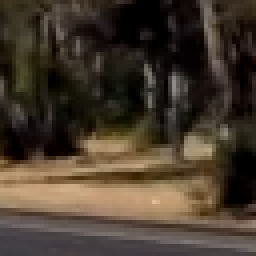
#> input picture 5_vehicle_detection/train/non-vehicles/Extras/extra2948.png, 64 x 64 px (shown 4 times larger); its folder holds only this picture in this run
$ jupyter execute --allow-errors project.ipynb   (shell and % lines are left out)   (older library calls are emulated)
#> lines starting #> are read from the running program, lines starting #| are printed output that depends on the picture
# Vehicle Detection

First, I'll load all the images from the train set

[cell 1]
import matplotlib.image as mpimg
import numpy as np

import cv2
import glob

def load_images(category):
    filenames = glob.glob('train/'+category+'/**/*.png', recursive=True)

    images = []
    for f in filenames:
        img = mpimg.imread(f)
        images.append(img)

    return images

vehicles = load_images('vehicles')
non_vehicles = load_images('non-vehicles')
#> call 2 of load_images, with category = 'non-vehicles'
#> in load_images, img is the input picture: shape (64, 64, 3) float32; mean R, G, B 0.276, 0.229, 0.178
#> non_vehicles = 2 items

Then, I'll Perform a Histogram of Oriented Gradients (HOG) feature extraction on those images

[cell 2]
from skimage.feature import hog

# Define a function to return HOG features and visualization
def get_hog_features(img, orient, pix_per_cell, cell_per_block, vis=False, feature_vec=True):
    if vis == True:
        # Use skimage.hog() to get both features and a visualization
        features, hog_image = hog(img, orientations=orient,
        pixels_per_cell=(pix_per_cell, pix_per_cell),
        cells_per_block=(cell_per_block, cell_per_block),
        visualise=vis, feature_vector=feature_vec)

        return features, hog_image
    else:
        features = hog(img, orientations=orient,
        pixels_per_cell=(pix_per_cell, pix_per_cell),
        cells_per_block=(cell_per_block, cell_per_block),
        visualise=vis, feature_vector=feature_vec)

        return features

[cell 3]
import matplotlib.pyplot as plt

# [31 lines left out: function graph, not called in this run]
#> (the rest of this cell did not finish here and is left out)

[cell 4]
# Define a function to compute binned color features
def bin_spatial(img, size=(32, 32)):
    # Use cv2.resize().ravel() to create the feature vector
    features = cv2.resize(img, size).ravel()
    return features

# Define a function to compute color histogram features
def color_hist(img, nbins=32, bins_range=(0, 256)):
    # Compute the histogram of the color channels separately
    channel1_hist = np.histogram(img[:,:,0], bins=nbins)
    channel2_hist = np.histogram(img[:,:,1], bins=nbins)
    channel3_hist = np.histogram(img[:,:,2], bins=nbins)
    # Concatenate the histograms into a single feature vector
    hist_features = np.concatenate((channel1_hist[0], channel2_hist[0], channel3_hist[0]))
    # Return the individual histograms, bin_centers and feature vector
    return hist_features

[cell 5]
orient = 9
pix_per_cell = 8
cell_per_block = 2

spatial_size=(32, 32)
hist_bins= 32
hist_range=(0, 256)

def get_images_features(images, feature_vec=True):
#> called with feature_vec = True
    ret = []
    d = {}
    count = 0
    for im in images:
        im_ycr = cv2.cvtColor(im, cv2.COLOR_RGB2YCR_CB)

        bin_features = bin_spatial(im_ycr, spatial_size)
        color_hist_features = color_hist(im_ycr, nbins=hist_bins, bins_range=hist_range)

        ch1 = im_ycr[:,:,0]
        ch2 = im_ycr[:,:,1]
        ch3 = im_ycr[:,:,2]

        hog_features1 = get_hog_features(ch1, orient=orient, pix_per_cell=pix_per_cell,
                                    cell_per_block=cell_per_block, vis=False, feature_vec=feature_vec)
        hog_features2 = get_hog_features(ch2, orient=orient, pix_per_cell=pix_per_cell,
                                    cell_per_block=cell_per_block, vis=False, feature_vec=feature_vec)
        hog_features3 = get_hog_features(ch3, orient=orient, pix_per_cell=pix_per_cell,
                                    cell_per_block=cell_per_block, vis=False, feature_vec=feature_vec)

        features = np.hstack((hog_features1, hog_features2, hog_features3, bin_features, color_hist_features))

        ret.append(features)

# [7 lines of commented-out code are left out]
    return ret

[cell 6]
car_features = get_images_features(vehicles)
notcar_features = get_images_features(non_vehicles)
#> call 2 of get_images_features, with feature_vec = True
#> the loop in get_images_features (call 2), `for im in images:` made 2 passes
#> pass 1, in get_images_features (call 2), `ch1 = im_ycr[:,:,0]`:
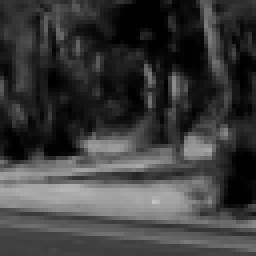
#> ch1: shape (64, 64) float32 (shown 4 times larger); min 0, max 0.765, mean 0.237
#> pass 1, in get_images_features (call 2), `ch2 = im_ycr[:,:,1]`:
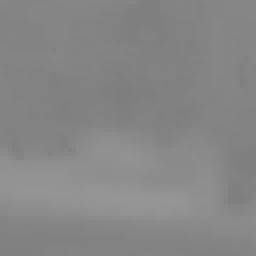
#> ch2: shape (64, 64) float32 (shown 4 times larger); min 0.495, max 0.591, mean 0.528
#> pass 1, in get_images_features (call 2), `ch3 = im_ycr[:,:,2]`:
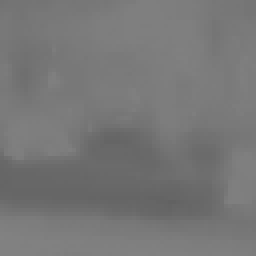
#> ch3: shape (64, 64) float32 (shown 4 times larger); min 0.388, max 0.51, mean 0.467
#> after the loop in get_images_features (call 2), `for im in images:`:
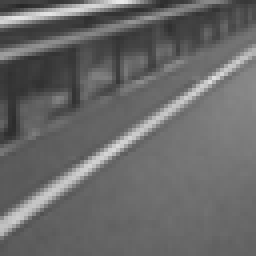
#> ch1: shape (64, 64) float32 (shown 4 times larger); min 0.153, max 0.914, mean 0.411
#> after the loop in get_images_features (call 2), `for im in images:`:
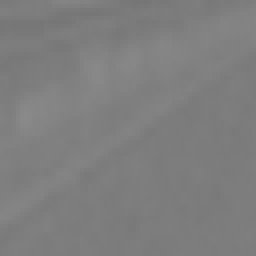
#> ch2: shape (64, 64) float32 (shown 4 times larger); min 0.463, max 0.544, mean 0.496
#> after the loop in get_images_features (call 2), `for im in images:`: im_ycr: shape (64, 64, 3) float32; mean of channels 0, 1, 2 0.411, 0.496, 0.483
#> notcar_features = 2 items

Next, I will build the labels vector and split the data

[cell 7]
import numpy as np
import warnings
warnings.filterwarnings("ignore", category=DeprecationWarning)

# Define a labels vector based on features lists
y = np.hstack((np.ones(len(car_features)),
              np.zeros(len(notcar_features))))
#> y = [0, 0]
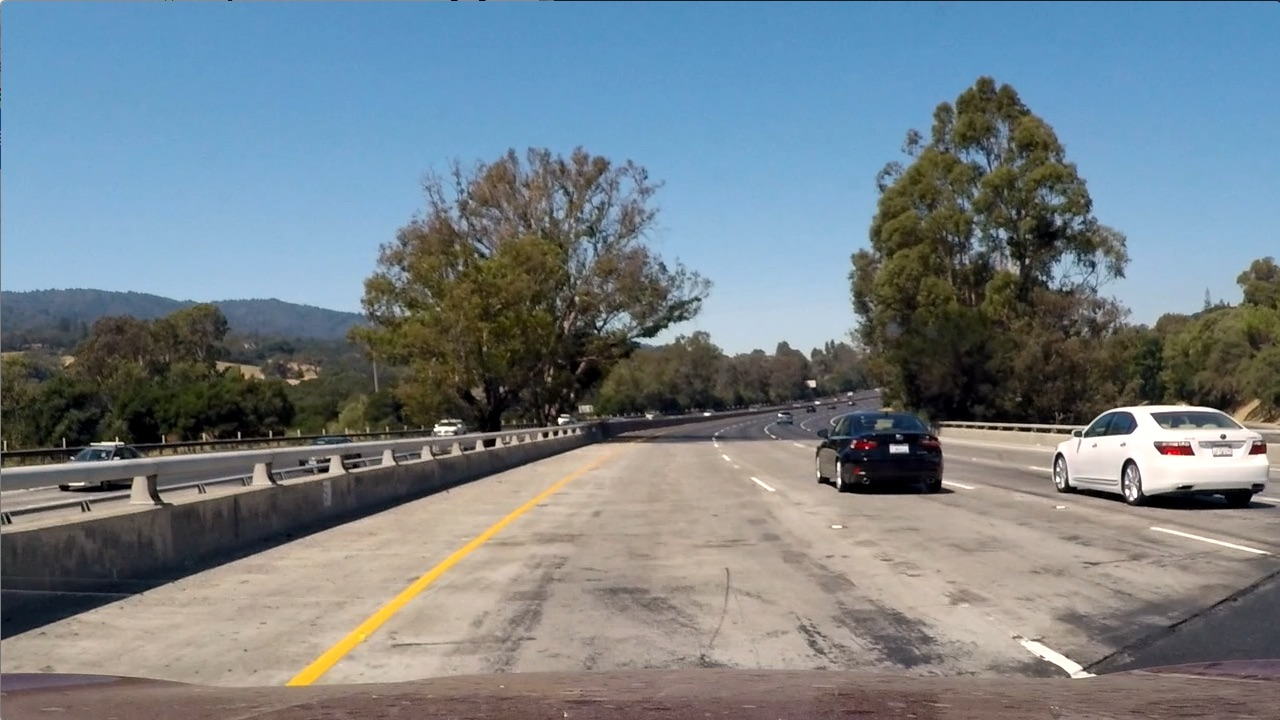
#> input picture 5_vehicle_detection/test_images/test1.jpg, 1280 x 720 px
#> further down, test_image is the input picture: shape (720, 1280, 3); mean R, G, B 117.5, 128.7, 135.5

from sklearn.preprocessing import StandardScaler
# Create an array stack of feature vectors
#> (the rest of this cell did not finish here and is left out)

Train/test the model

[cell 8]
from sklearn.svm import LinearSVC
# Use a linear SVC (support vector classifier)
svc = LinearSVC()
#> (the rest of this cell did not finish here and is left out)

Apply sliding window techniques to the images

[cell 9]
def draw_boxes(img, bboxes, color=(0, 0, 255), thick=6):
    # Make a copy of the image
    imcopy = np.copy(img)
    # Iterate through the bounding boxes
    for bbox in bboxes:
        # Draw a rectangle given bbox coordinates
        cv2.rectangle(imcopy, bbox[0], bbox[1], color, thick)
    # Return the image copy with boxes drawn
    return imcopy

# Define a function that takes an image,
# start and stop positions in both x and y,
# window size (x and y dimensions),
# and overlap fraction (for both x and y)
def slide_window(img, x_start_stop=[None, None], y_start_stop=[None, None],
                    xy_window=(64, 64), xy_overlap=(0.5, 0.5)):
    # If x and/or y start/stop positions not defined, set to image size
#> called with xy_window = (128, 128), xy_overlap = (0.5, 0.5)
    if x_start_stop == [None, None]:
        x_start_stop = [0, img.shape[1]]
#> x_start_stop = [0, 1280]

    if y_start_stop == [None, None]:
        y_start_stop = [0, img.shape[0]]
#> y_start_stop = [0, 720]

    # Compute the span of the region to be searched
    spanx = x_start_stop[1] - x_start_stop[0]
#> spanx = 1280
    spany = y_start_stop[1] - y_start_stop[0]
#> spany = 720

    # Compute the number of pixels per step in x/y
    stepx = int(xy_window[0]*xy_overlap[0])
    stepy = int(xy_window[1]*xy_overlap[1])

    # Compute the number of windows in x/y
    nx = int((spanx-stepx)/stepx)
#> nx = 19
    ny = int((spany-stepy)/stepy)
#> ny = 10

    # Initialize a list to append window positions to
    window_list = []
    for i in range(ny):
        for j in range(nx):
            x = x_start_stop[0] + j*stepx
            y = y_start_stop[0] + i*stepy
            window_list.append( ((x, y), (x+xy_window[0], y+xy_window[1])) )

    return window_list

[cell 10]
test_image = mpimg.imread('test_images/test1.jpg')
windows = slide_window(test_image, x_start_stop=[None, None], y_start_stop=[None, None],
                    xy_window=(128, 128), xy_overlap=(0.5, 0.5))
#> windows = 190 items

window_img = draw_boxes(test_image, windows, color=(0, 0, 255), thick=6)
#> the loop in draw_boxes, `for bbox in bboxes:` made 190 passes
#> bbox on passes 1 to 3: ((0, 0), (128, 128)), ((64, 0), (192, 128)), ((128, 0), (256, 128))
#> after the loop in draw_boxes, `for bbox in bboxes:`:
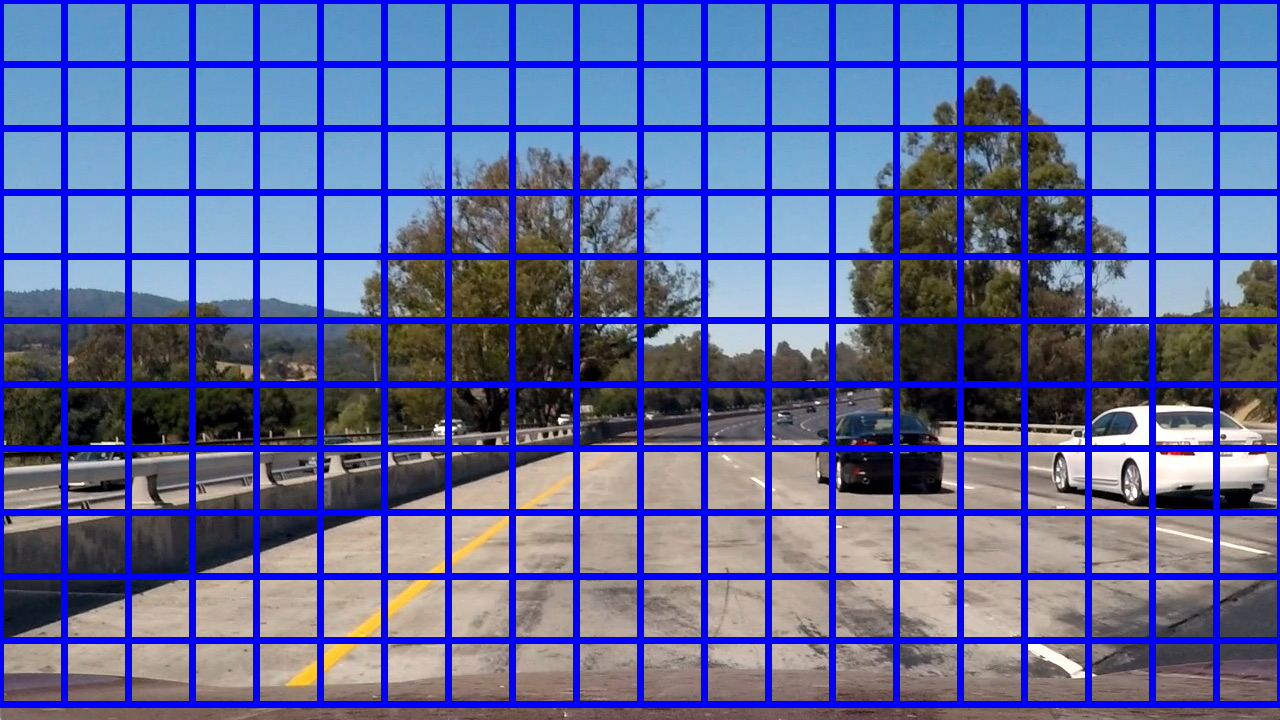
#> imcopy: shape (720, 1280, 3); mean R, G, B 92.9, 101.9, 160.4
plt.imshow(window_img)

Apply sliding window to the images

[cell 11]
import warnings
warnings.filterwarnings("ignore", category=DeprecationWarning)

def detect(img, scale, ystart, yend):
    new_img = np.copy(img)
    orig_img = np.copy(new_img)

    if (new_img.shape[1] < ystart):
        ystart = 0

    yend = min(yend, new_img.shape[0])

    img2search = new_img[ystart:yend,:]
    (height, width, _) = img2search.shape

    if (scale != 1):
        img2search = cv2.resize(img2search,(np.int(width/scale), np.int(height/scale)), interpolation = cv2.INTER_CUBIC)

    im_ycrcb = cv2.cvtColor(img2search, cv2.COLOR_RGB2YCR_CB)
    im_ycrcb = im_ycrcb/255.

    ch1 = im_ycrcb[:,:,0]
    ch2 = im_ycrcb[:,:,1]
    ch3 = im_ycrcb[:,:,2]

    hog1 = get_hog_features(ch1, orient, pix_per_cell, cell_per_block, vis=False, feature_vec=False)
    hog2 = get_hog_features(ch2, orient, pix_per_cell, cell_per_block, vis=False, feature_vec=False)
    hog3 = get_hog_features(ch3, orient, pix_per_cell, cell_per_block, vis=False, feature_vec=False)

    nxblocks = (img2search.shape[1] // pix_per_cell) - 1
    nyblocks = (img2search.shape[0] // pix_per_cell) - 1
    nfeat_per_block = orient*cell_per_block**2
    window = 64
    nblocks_per_window = (window // pix_per_cell) - 1
    cells_per_step = 2
    nxsteps = (nxblocks-nblocks_per_window)//cells_per_step
    nysteps = (nyblocks-nblocks_per_window)//cells_per_step
    #print("number of windows %d\n" % (nxsteps*nysteps))
    bboxes = []

    for xb in range(nxsteps):
        for yb in range(nysteps):
            xpos = xb*cells_per_step
            ypos = yb*cells_per_step

            hog_feat1 = hog1[ypos:ypos+nblocks_per_window, xpos:xpos+nblocks_per_window].ravel()
            hog_feat2 = hog2[ypos:ypos+nblocks_per_window, xpos:xpos+nblocks_per_window].ravel()
            hog_feat3 = hog3[ypos:ypos+nblocks_per_window, xpos:xpos+nblocks_per_window].ravel()

            xleft = xpos*pix_per_cell
            ytop = ypos*pix_per_cell
            x0 = np.int(xleft*scale)
            y0 = np.int(ytop*scale)

            win = np.int(window*scale)

            sub_img = cv2.resize(im_ycrcb[ytop:ytop+window, xleft:xleft+window], (64,64))
            bin_features = bin_spatial(sub_img, spatial_size)
            color_hist_features = color_hist(sub_img, nbins=hist_bins, bins_range=hist_range)

            hog_feat = np.hstack((hog_feat1, hog_feat2, hog_feat3, bin_features, color_hist_features))

            # Apply the scaler to X
            scaled = X_scaler.transform(hog_feat)
            is_car = svc.predict(scaled)[0]

            if (is_car):
                bboxes.append(((x0, y0+ystart), (x0+win, y0+ystart+win)))
    return bboxes


def detect_boxes(im):
    bboxes = []
    for scale in [0.5,1,2]:
        ystart = 350; yend = 650
        if scale < 1:
            yend = 450

        b = detect(im, scale, ystart = ystart, yend = yend)
        bboxes.extend(b)
#> this loop made 1 pass
#> pass 1, in detect, `img2search = new_img[ystart:yend,:]`:
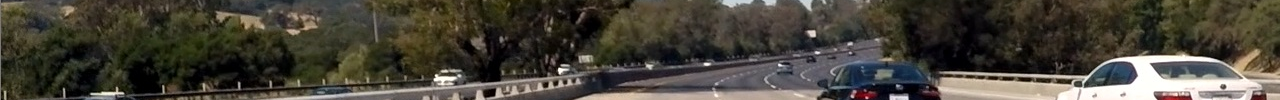
#> img2search: shape (100, 1280, 3); mean R, G, B 71.1, 67.1, 57
#> after the loop, bboxes = []
    return bboxes

def detect_file(filename):
    im = mpimg.imread(filename)
    boxes = detect_boxes(im)
    box_img = draw_boxes(im, boxes, color=(0, 0, 255), thick=6)
    plt.figure()
    plt.imshow(box_img)
    plt.title(filename)
    return (im, boxes)

test_images = glob.glob('test_images/*.jpg')

bboxes = []
imgs = []
#> (the rest of this cell did not finish here and is left out)

Now, let's calculate the heat map

[cell 12]
# [30 lines left out: functions add_heat, apply_threshold, draw_labeled_bboxes, not called in this run]

[cell 13]
from scipy.ndimage.measurements import label

# [5 lines left out: function build_heatmap, not called in this run]

idx = 0
#> idx = 0
#> (the rest of this cell did not finish here and is left out)
